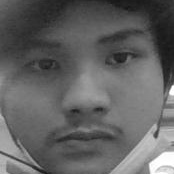
#> input picture test/cropped_uji.jpg, 174 x 174 px
$ python -i face_detector.py   (imports and definitions only)
#> lines starting #> are read from the running program, lines starting #| are printed output that depends on the picture; after the words box and inside, x2 and y2 are one past the last pixel; in counts of white or black regions, pixels touching at a corner belong together
#> further down, picture is the input picture: shape (174, 174, 3); min 21, max 255, mean 98.1
import cv2
import os

facedata = os.path.abspath("test/haarcascade_frontalface_alt.xml")
cascade = cv2.CascadeClassifier(facedata)

WIDTH = 256
HEIGHT = 256

# Inspirasi kode: https://www.geeksforgeeks.org/cropping-faces-from-images-using-opencv-python/
# https://stackoverflow.com/questions/48512532/cropping-faces-from-an-image-using-opencv-in-python


def facecropFolder(folder, dest):
    global facedata, cascade

    for fileName in os.listdir(folder):
        img = cv2.imread(os.path.join(folder, fileName))

        minisize = (img.shape[1], img.shape[0])
        miniframe = cv2.resize(img, minisize)

        faces = cascade.detectMultiScale(miniframe)

        if len(faces) != 0:
            f = faces[0]
            x, y, w, h = [v for v in f]
            cv2.rectangle(img, (x, y), (x+w, y+h), (255, 255, 255))
            sub_face = img[y+2:y+h, x+2:x+w]

            file_name = "test/CroppedDataset/cropped_{}".format(fileName)
            cv2.imwrite(file_name, sub_face)


def facecropImage(img):
    global facedata, cascade

    minisize = (img.shape[1], img.shape[0])
#> minisize = (174, 174)
    miniframe = cv2.resize(img, minisize)
    faces = cascade.detectMultiScale(miniframe)
#> faces = [[11, 6, 155, 155]]

    if len(faces) != 0:

        print("Face detected!")
        f = faces[0]
#> f = [11, 6, 155, 155]

        x, y, w, h = [v for v in f]
#> x = 11; y = 6; w = 155; h = 155
        cv2.rectangle(img, (x, y), (x+w, y+h), (255, 255, 255))
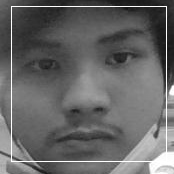
#> img: shape (174, 174, 3); 2.03% of pixels changed, all inside (x1, y1, x2, y2) = (11, 6, 167, 162)
        sub_face = img[y+2:y+h, x+2:x+w]
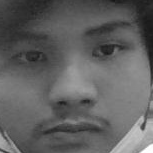
#> sub_face: shape (153, 153, 3); min 21, max 255, mean 96.4

        file_name = "test/cropped_uji.jpg"
        cv2.imwrite(file_name, sub_face)

        return cv2.resize(
            sub_face, (WIDTH, HEIGHT), interpolation=cv2.INTER_AREA
        )

    else:
        print("Face not detected")
        return img


# [8 lines not run here, left out]

>>> import cv2
>>> picture = cv2.imread('../test/cropped_uji.jpg')
>>> result = facecropImage(picture)
